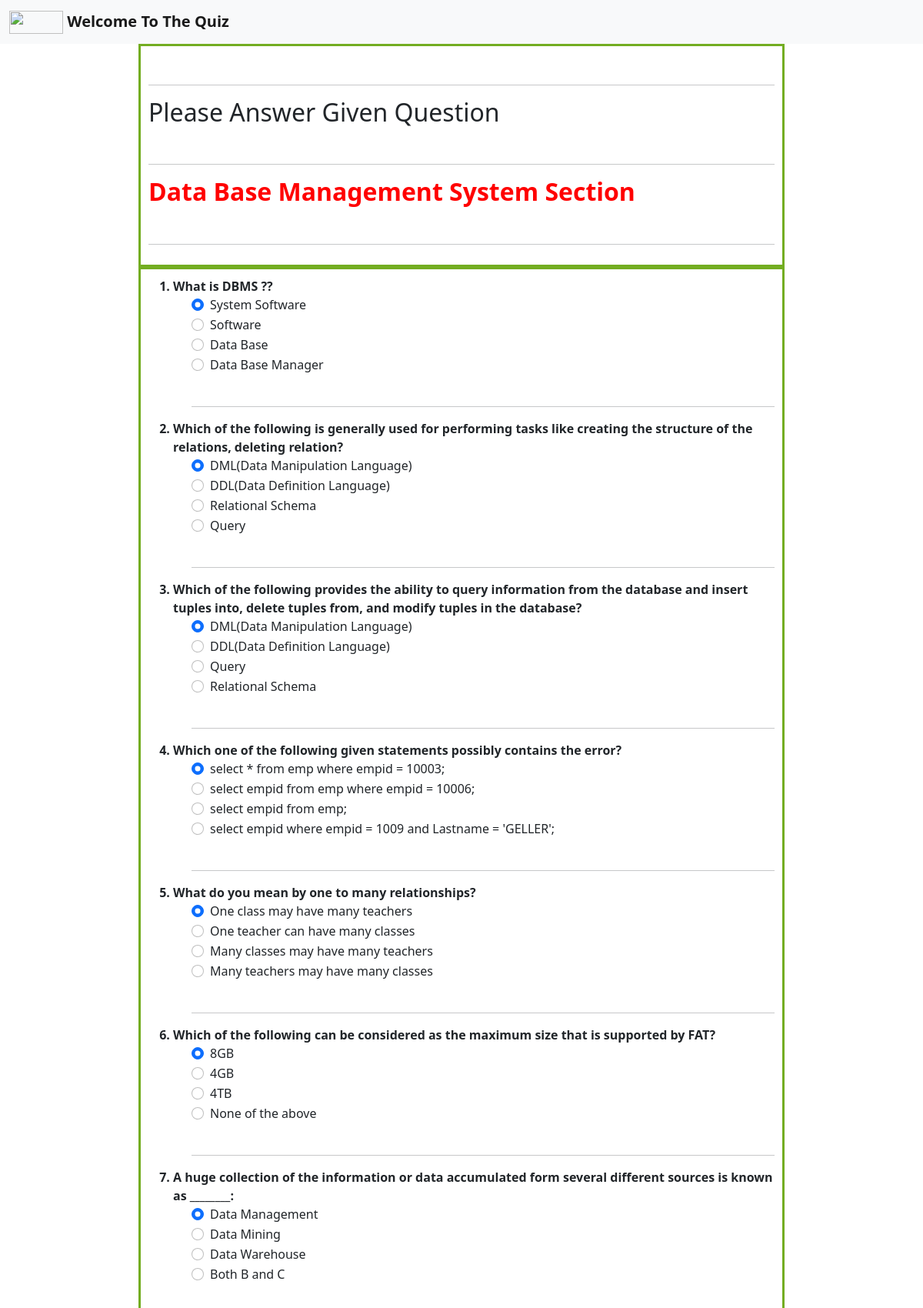
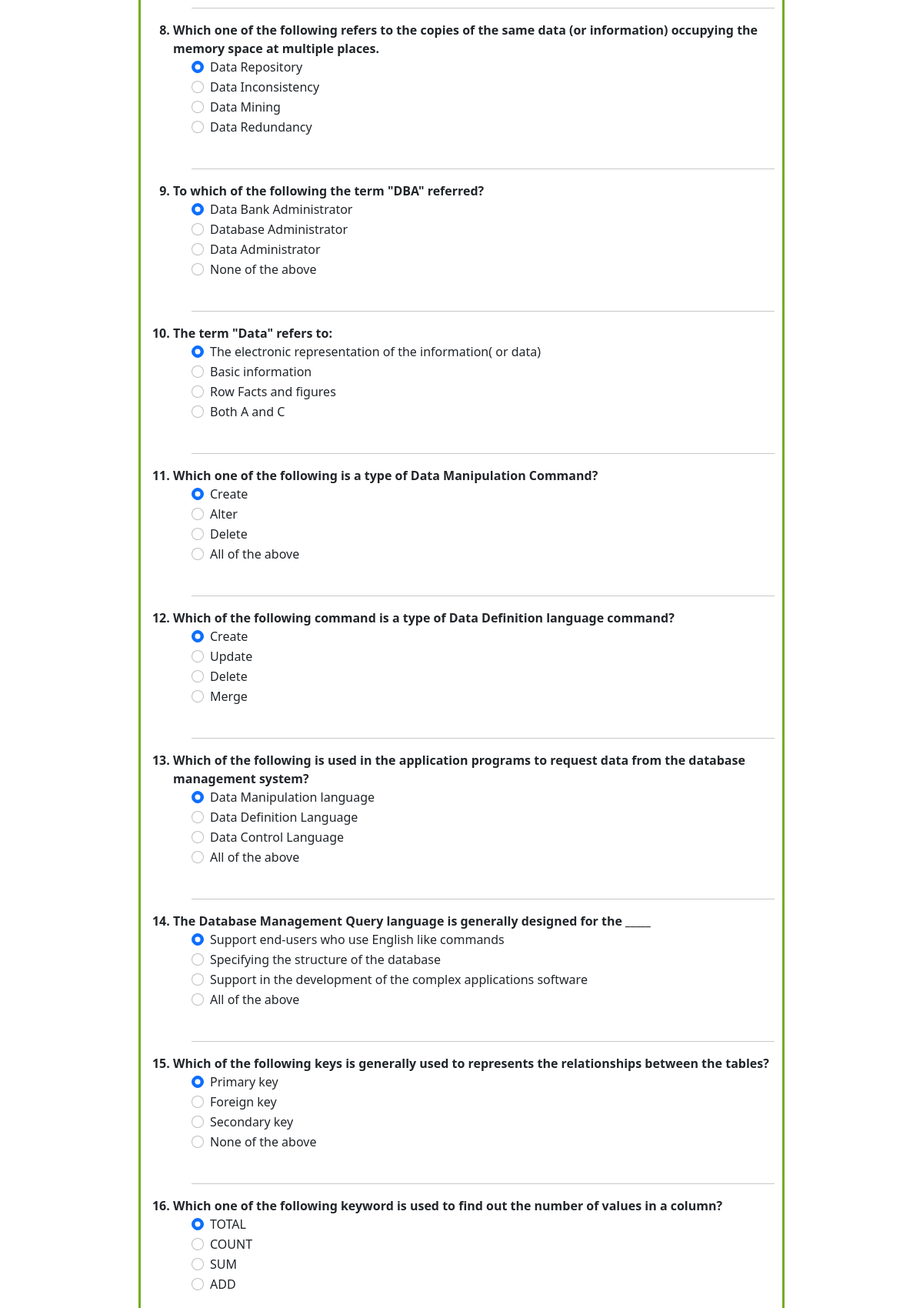
Page /dbms_quizepage (upper part) on the committed database (2 pictures, top to bottom).
### home/models.py (models this page shows, shortened)
class Questionsdbms(models.Model):
    Question = models.CharField(max_length=400, null=True)
    Option1 = models.CharField(max_length=300, null=True)
    Option2 = models.CharField(max_length=300, null=True)
    Option3 = models.CharField(max_length=300, null=True)
    Option4 = models.CharField(max_length=300, null=True)
    Answer = models.CharField(max_length=300, null=True)

### home/views.py (the view, shortened to what this page needs)
# urls.py: path("dbms_quizepage", views.dbms_quizepage, name='dbms_quizepage'),
def dbms_quizepage(request):
    dbms_questions = Questionsdbms.objects.all()
    return render(request, 'dbms_quizepage.html', {'Questionss': dbms_questions})

### templates/dbms_quizepage.html (shortened to what this page needs)
<!doctype html>
{% load static %}
<html lang="en">
<head>
    <link href="https://cdn.jsdelivr.net/npm/bootstrap@5.0.2/dist/css/bootstrap.min.css" rel="stylesheet">
</head>
<body>
<nav class="navbar navbar-light bg-light">
  <div class="container-fluid">
    <a class="navbar-brand" href="#">
      <img src="https://th.bing.com/th/id/OIP.IEZ2ThvIQWlfmdQHZVmTSwHaEP?pid=ImgDet&rs=1" alt="" width="70" height="30" class="d-inline-block align-text-top">
      <b>Welcome To The Quiz </b>
    </a>
  </div>
</nav><div class="center">
    <br><hr>
    <h2>Please Answer Given Question </h2><br><hr>
    <h2 style="color:red;"><b> Data Base Management System Section</b></h2><br>
<hr></div>
    <div class="center">
    <div>
        <form method="POST" action="result">
            <ol>
            {% for q  in Questionss%}
            <div class="form-group">
                <label for="QUESTION"><b><li> {{q.Question}} </li></b></label>
    </div>
    <div class="form-check">
        <div class="form-check">
            <input class="form-check-input" type="radio" name="{{q.Question}}" id="op1" value="option1" checked>
            <label class="form-check-label" for="op1">
                {{q.Option1}}
            </label>
        </div>
        <div class="form-check">
            <input class="form-check-input" type="radio" name="{{q.Question}}" id="op2" value="option2">
            <label class="form-check-label" for="op2">
                {{q.Option2}}
            </label>
        </div>
        <div class="form-check">
            <input class="form-check-input" type="radio" name="{{q.Question}}" id="op3" value="option3">
            <label class="form-check-label" for="op3">
                {{q.Option3}}
            </label>
        </div>
        <div class="form-check">
            <input class="form-check-input" type="radio" name="{{q.Question}}" id="op4" value="option4">
            <label class="form-check-label" for="op4">
                {{q.Option4}}
            </label>
        </div>
        <br>
        <hr>
    </div>
    {% endfor %}
                </ol>
        </form>
    </div>
    </div>
</body>
</html>

### templates/dbms_quizepage.html (style rules this page uses)
.center { margin: auto; width: 70%; border: 3px solid #73AD21; padding: 10px; }

### rows in the picture
Questionsdbms: Question "What is DBMS ??", Option1 "System Software", Option2 "Software", Option3 "Data Base", Option4 "Data Base Manager"
Questionsdbms: Question "Which of the following is generally used for performing tasks like creating the structure of the relations, deleting relation?", Option1 "DML(Data Manipulation Language)", Option2 "DDL(Data Definition Language)", Option3 "Relational Schema", Option4 "Query"
Questionsdbms: Question "Which of the following provides the ability to query information from the database and insert tuples into, delete tuples from, and modify tuples in the database?", Option1 "DML(Data Manipulation Language)", Option2 "DDL(Data Definition Language)", Option3 "Query", Option4 "Relational Schema"
Questionsdbms: Question "Which one of the following given statements possibly contains the error?", Option1 "select * from emp where empid = 10003;", Option2 "select empid from emp where empid = 10006;", Option3 "select empid from emp;", Option4 "select empid where empid = 1009 and Lastname = 'GELLER';"
Questionsdbms: Question "What do you mean by one to many relationships?", Option1 "One class may have many teachers", Option2 "One teacher can have many classes", Option3 "Many classes may have many teachers", Option4 "Many teachers may have many classes"
Questionsdbms: Question "Which of the following can be considered as the maximum size that is supported by FAT?", Option1 "8GB", Option2 "4GB", Option3 "4TB", Option4 "None of the above"
Questionsdbms: Question "A huge collection of the information or data accumulated form several different sources is known as ________:", Option1 "Data Management", Option2 "Data Mining", Option3 "Data Warehouse", Option4 "Both B and C"
Questionsdbms: Question "Which one of the following refers to the copies of the same data (or information) occupying the memory space at multiple places.", Option1 "Data Repository", Option2 "Data Inconsistency", Option3 "Data Mining", Option4 "Data Redundancy"
Questionsdbms: Question "To which of the following the term \"DBA\" referred?", Option1 "Data Bank Administrator", Option2 "Database Administrator", Option3 "Data Administrator", Option4 "None of the above"
Questionsdbms: Question "The term \"Data\" refers to:", Option1 "The electronic representation of the information( or data)", Option2 "Basic information", Option3 "Row Facts and figures", Option4 "Both A and C"
Questionsdbms: Question "Which one of the following is a type of Data Manipulation Command?", Option1 "Create", Option2 "Alter", Option3 "Delete", Option4 "All of the above"
Questionsdbms: Question "Which of the following command is a type of Data Definition language command?", Option1 "Create", Option2 "Update", Option3 "Delete", Option4 "Merge"
Questionsdbms: Question "Which of the following is used in the application programs to request data from the database management system?", Option1 "Data Manipulation language", Option2 "Data Definition Language", Option3 "Data Control Language", Option4 "All of the above"
Questionsdbms: Question "The Database Management Query language is generally designed for the _____", Option1 "Support end-users who use English like commands", Option2 "Specifying the structure of the database", Option3 "Support in the development of the complex applications software", Option4 "All of the above"
Questionsdbms: Question "Which of the following keys is generally used to represents the relationships between the tables?", Option1 "Primary key", Option2 "Foreign key", Option3 "Secondary key", Option4 "None of the above"
Questionsdbms: Question "Which one of the following keyword is used to find out the number of values in a column?", Option1 "TOTAL", Option2 "COUNT", Option3 "SUM", Option4 "ADD"
